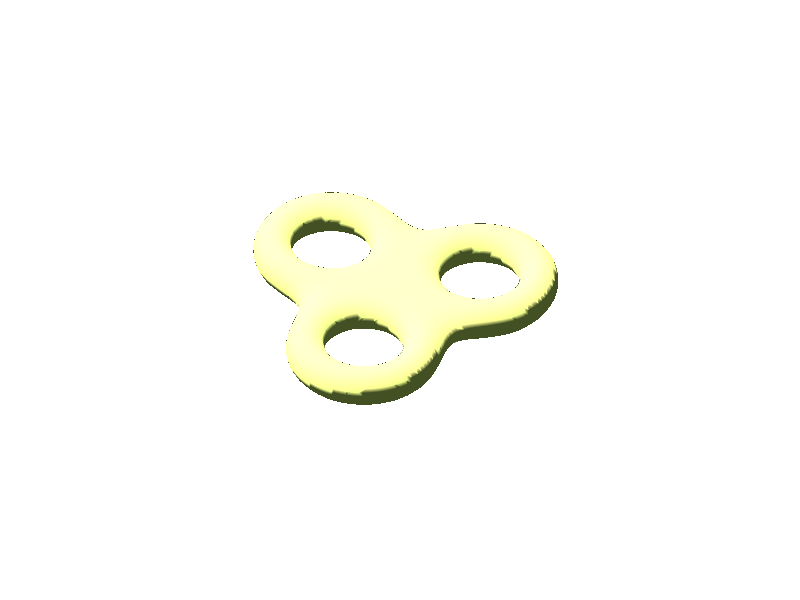

This figure's MATLAB source: (Note: this script raises an error after producing the figure.)
function nfoldtorus()
% illustration of a triple torus

% torus radii
r = 1;
R = 3;

Kb = R+r;
Ks = R-r;

% Km controls the smoothness of the transition from one ring to the others
Km = 0.5125*Kb;

L = 2.5*(r+R);

h = 0.2; % grid size

X = (-L):h:L; m = length(X);
Y = (-L):h:L; n = length(Y);
Z = (-1.1*r):h:(1.1*r); k = length(Z);

W = zeros(m, n, k);

for i=1:length(X)
    for j=1:length(Y)
        x = X(i);
        y = Y(j);
        
        [x, y] = triple_torus_function (x, y, r, R, Kb, Km);
        val = (sqrt(x^2+y^2)-R)^2-r^2;
        W(i, j, :) = val + Z.^2;
        
    end
end

figure(1); clf; hold on;
axis equal; axis off;

light_green=[184, 224, 98]/256; % light green

H = patch(isosurface(X, Y, Z, W, 0));
isonormals(X, Y, Z, W, H);
mycolor = light_green;

set(H, 'FaceColor', mycolor, 'EdgeColor','none', 'FaceAlpha', 1);
set(H, 'SpecularColorReflectance', 0.1, 'DiffuseStrength', 0.8);
set(H, 'FaceLighting', 'phong', 'AmbientStrength', 0.3);
set(H, 'SpecularExponent', 108);

daspect([1 1 1]);
axis tight;
colormap(prism(28))
view(-12, 40);

% add in a source of light
camlight (-50, 54); lighting phong;

%print('-dpng', '-r400',  ...
%      sprintf('Triple_torus_illustration.png'));


function [x, y] = triple_torus_function (x, y, r, R, Kb, Km)
% a deformation in the plane, which, when comosed with a torus will give
% a triple torus

%% center of one of the torii
O = [-Kb, -Kb/sqrt(3)];

angle = 2*pi/3;
Mat = [ cos(angle)  -sin(angle); sin(angle)   cos(angle)  ];

p =[x, y]';
phi = atan2(y, x);

if phi >= pi/6 & phi <= 5*pi/6
    p = Mat*p; % rotate 120 degree counterclockwise
elseif phi >= -pi/2 & phi < pi/6
    p = Mat*p; p = Mat*p; % rotate 240 degrees counterclockwise
end

x=p(1); y = p(2);

%% reflect against a line, to merge two cases in one
if y > x/sqrt(3)
    
    p = [x, y];
    v = [cos(2*pi/3), sin(2*pi/3)];
    
    p = p - 2*v*dot(p, v)/dot(v, v);
    x = p(1); y = p(2);
    
end

if x > O(1)
    
    %% project to the y axis, to a point B
    if y < O(2)
        A = [O(1), y];
        B = [0, y];
    else
        A = O;
        
        p = [x, y];
        rho = norm(p-O);
        
        B = O+(Kb/rho)*(p-O);
        %t = -O(1)/(x-O(1));
        %B = [0, O(2)+t*(y-O(2))];
    end
    
    p = [x, y];
    
    d=norm(p-A);
    q = norm(B-A);
    
    d = my_map(d, q, Km);
    p = (d/q)*B+(1-d/q)*A;
    x=p(1); y=p(2);
    
end

% shift towards the origin
x = x-O(1);
y = y-O(2);

function y = my_map(x, Kb, Km)
if x > Kb
    y = Km + 1;
elseif x < Km
    y = x;
else
    y = Km+sin((pi/2)*(x-Km)/(Kb-Km));
end
